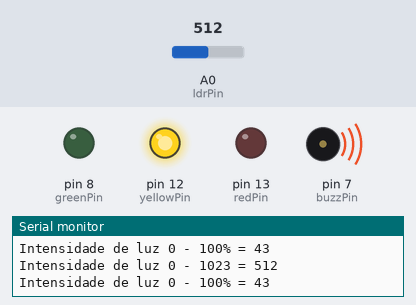
Bench run of a sketch on a simulated Arduino Uno, built with avr-gcc and run on an emulated ATmega328P. Shown: output pins drawn as LEDs (lit = HIGH), buzzer (waves = sounding), the last lines printed to the serial monitor. The inputs (shaded band) are chosen by the test bench; at power-on: A0 (ldrPin) = 512. Pins used as bus, display or sensor lines are not drawn.

Above: at 1.8 s.
1.9 s: A0 (ldrPin) set to 333
5.4 s: A0 (ldrPin) set to 310
At 6.4 s:
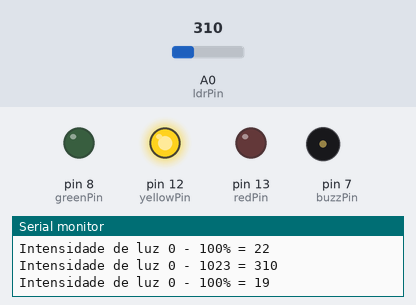
At 7.7 s:
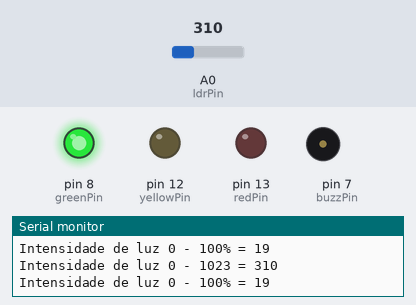
8.0 s: A0 (ldrPin) set to 1023
At 9.9 s:
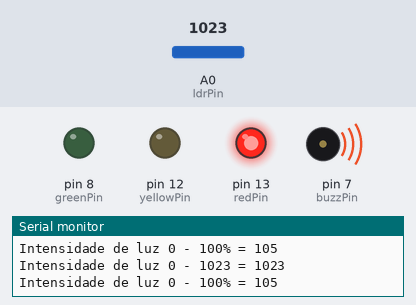
Timing chart, 0 to 11.4 s (numbered marks = the images above; inputs shaded):
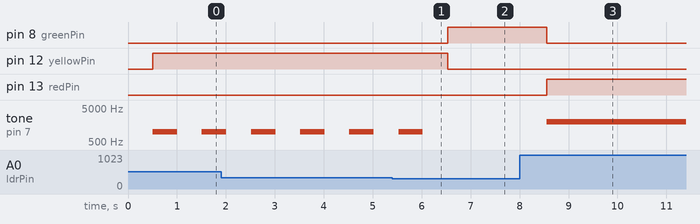

Measured:
- the behaviour switches between 325 and 324 on A0 (ldrPin) (found by bisection; images 0 and 1)
- after the input at 5.4 s, pin 8 (greenPin): LOW → HIGH after 1.1 s; pin 12 (yellowPin): HIGH → LOW after 1.1 s; tone on pin 7 (buzzPin): goes on until 6.0 s, then stays silent
- after the input at 8.0 s, pin 8 (greenPin): HIGH → LOW after 0.55 s; pin 13 (redPin): LOW → HIGH after 0.55 s; tone on pin 7 (buzzPin): silent → 2000 Hz after 0.55 s
- by itself, tone on pin 7 (buzzPin): alternates 1000 Hz for 0.50 s and silent for 0.50 s

The sketch:

codigo.ino
```cpp
// Define os pinos dos componentes
int redPin = 13;        // Define o pino digital conectado ao LED vermelho.
int yellowPin = 12;     // Define o pino digital conectado ao LED amarelo.
int greenPin = 8;       // Define o pino digital conectado ao LED verde.
int ldrPin = A0;        // Define o pino analógico conectado ao sensor LDR.
int buzzPin = 7;        // Define o pino digital conectado ao buzzer.
int luminosidade;       // Variável para armazenar a leitura do sensor LDR.
bool emAlerta = false;  // Variável para indicar se o sistema está em estado de alerta ou não.

void setup() {
  // Configuração dos pinos como entrada ou saída
  pinMode(redPin, OUTPUT);     // Configura o pino do LED vermelho como saída.
  pinMode(yellowPin, OUTPUT);  // Configura o pino do LED amarelo como saída.
  pinMode(greenPin, OUTPUT);   // Configura o pino do LED verde como saída.
  pinMode(ldrPin, INPUT);      // Configura o pino do sensor LDR como entrada.
  pinMode(buzzPin, OUTPUT);    // Configura o pino do buzzer como saída.

  // Inicialização da comunicação serial
  Serial.begin(9600);          // Inicializa a comunicação serial com uma taxa de transmissão de 9600 bps.
}

void loop() {
  // Leitura da luminosidade
  luminosidade = analogRead(ldrPin);

  // Mapeamento da luminosidade lida para uma faixa de 0 a 100
  int IntensidadeLuz = map(luminosidade, 152, 974, 0, 100);

  // Saída dos valores lidos via comunicação serial
  Serial.print("Intensidade de luz 0 - 1023 = ");
  Serial.println(luminosidade);  // Imprime o valor lido do sensor LDR na porta serial.
  Serial.print("Intensidade de luz 0 - 100% = ");
  Serial.println(IntensidadeLuz);  // Imprime o valor lido em porcentagem

  delay(500); // Aguarda 500 milissegundos

  // Lógica de controle dos LEDs e do buzzer baseada na intensidade da luz
  if (IntensidadeLuz > 70) {       // Se a intensidade da luz for maior que 70...
    digitalWrite(buzzPin, HIGH);   // Ligar o buzzer.
    digitalWrite(redPin, HIGH);    // Ligar o LED vermelho.
    digitalWrite(yellowPin, LOW);  // Desligar o LED amarelo.
    digitalWrite(greenPin, LOW);   // Desligar o LED verde.
    emAlerta = true;
    tone(buzzPin, 2000, 1000);     // Emitir um tom de 2 kHz por 1 segundo.
  }
  else if (IntensidadeLuz > 20 && IntensidadeLuz < 70) { // Se a intensidade da luz estiver entre 20 e 70...
    digitalWrite(buzzPin, LOW);                         // Desligar o buzzer.
    digitalWrite(redPin, LOW);                          // Desligar o LED vermelho.
    digitalWrite(yellowPin, HIGH);                      // Ligar o LED amarelo.
    digitalWrite(greenPin, LOW);                        // Desligar o LED verde.
    emAlerta = true;
    tone(buzzPin, 1000, 500);                           // Emitir um tom de 1 kHz por 500 milissegundos.
    delay(500);                                          // Aguarda 500 milissegundos.
  }
  else {                         // Se a intensidade da luz for menor ou igual a 20...
    digitalWrite(buzzPin, LOW);  // Desligar o buzzer.
    digitalWrite(redPin, LOW);   // Desligar o LED vermelho.
    digitalWrite(yellowPin, LOW);// Desligar o LED amarelo.
    digitalWrite(greenPin, HIGH);// Ligar o LED verde.
    emAlerta = false;
    noTone(buzzPin);             // Parar de emitir som pelo buzzer.
  }
}
```
